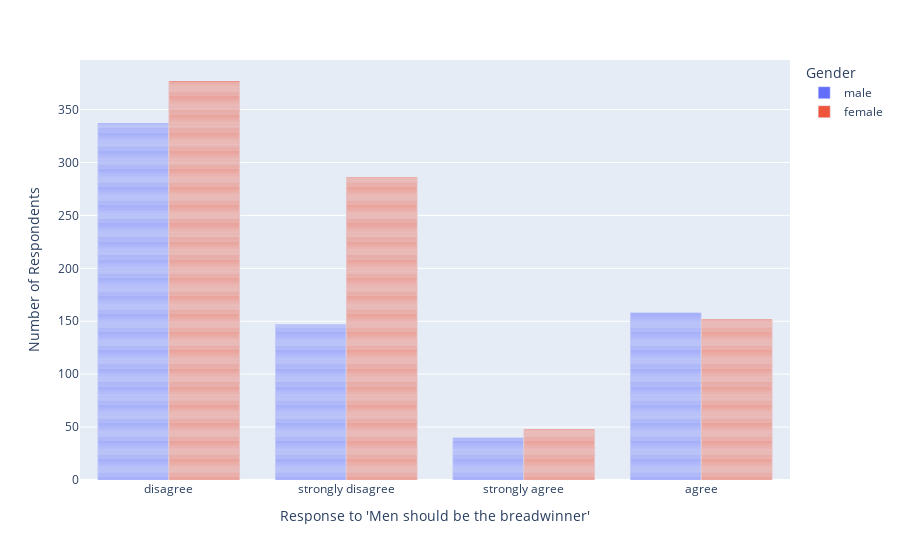

The notebook cell saved with this chart:
### Markdown cell above
## Problem 3
Use plotly express to create the figure for this problem, as well as the figures for problems 4, 5, and 6.

Create an interactive barplot that shows the number of men and women who respond with each level of agreement to `male_breadwinner`. Write presentable labels for the x and y-axes, but don't bother with a title because we will be using a subtitle on the dashboard for this graphic. [15 points]

### Code cell
order = ["strongly disagree", "disagree", "neither agree nor disagree", "agree", "strongly agree"]
gss_clean["male_breadwinner"] = pd.Categorical(gss_clean["male_breadwinner"], categories=order, ordered=True)


# Create a grouped barplot of responses by sex

fig = px.bar(
    gss_clean,
    x="male_breadwinner",
    color="sex",
    barmode="group",
    labels={
        "male_breadwinner": "Response to 'Men should be the breadwinner'",
        "count": "Number of Respondents",
        "sex": "Gender"
    }
)

# Show the figure
fig.show()

### Figure 1 — Plotly figure (JSON) as saved in the notebook; plotly's stock layout.template omitted (floating-point values rounded to 4 significant figures; data arrays with more than 128 entries replaced by an {"elided": "..."} marker saying what was removed)
{"data": [{"alignmentgroup": "True", "hovertemplate": "Gender=male<br>Response to 'Men should be the breadwinner'=%{x}<br>Number of Respondents=%{y}<extra></extra>", "legendgroup": "male", "marker": {"color": "#636efa", "pattern": {"shape": ""}}, "name": "male", "offsetgroup": "male", "orientation": "v", "showlegend": true, "textposition": "auto", "type": "bar", "x": {"elided": "1052 str values"}, "xaxis": "x", "y": {"elided": "1052 int values"}, "yaxis": "y"}, {"alignmentgroup": "True", "hovertemplate": "Gender=female<br>Response to 'Men should be the breadwinner'=%{x}<br>Number of Respondents=%{y}<extra></extra>", "legendgroup": "female", "marker": {"color": "#EF553B", "pattern": {"shape": ""}}, "name": "female", "offsetgroup": "female", "orientation": "v", "showlegend": true, "textposition": "auto", "type": "bar", "x": {"elided": "1296 str values"}, "xaxis": "x", "y": {"elided": "1296 int values"}, "yaxis": "y"}], "layout": {"barmode": "group", "legend": {"title": {"text": "Gender"}, "tracegroupgap": 0}, "margin": {"t": 60}, "xaxis": {"anchor": "y", "domain": [0, 1], "title": {"text": "Response to 'Men should be the breadwinner'"}}, "yaxis": {"anchor": "x", "domain": [0, 1], "title": {"text": "Number of Respondents"}}}}
